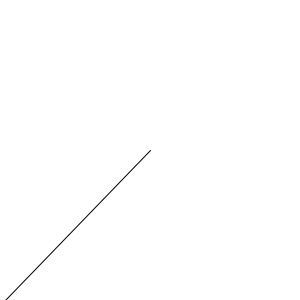
Frame 1 (no input)
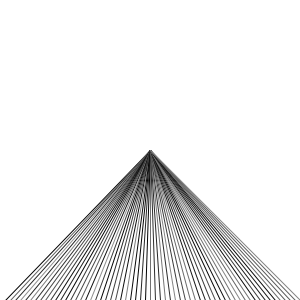
Frame 60 (the mouse pressed at the canvas centre just before this capture)
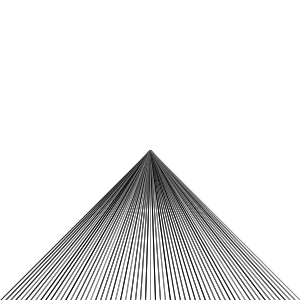
Frame 120 (the mouse held since frame 60 and released just before this capture)

The Processing sketch that drew these frames (run headless with seeded random() and noise(); from frame 60 on, the mouse is pressed at the canvas centre):

// Processing sketch: processing_109784
// ── processing_109784.pde

int x,colour; // declare x and colour

void setup() {
  size(300,300); // define the size of the window
  background(255); // define the colour of the background
  smooth(); // make the edges of the lines become smooth
  frameRate(100); // make the programme displays 100 frames per second
 ;
}

void draw() {
  x = int(x+5); // 5 units will be added to the x-aixs of the first point when the programme draw the next line
  if (x>300){x=0;} // if the x-axis of the first point exceed the window size, the line will go back to the first line and draw again
  
  line(x, 300, 150, 150); // the coordinate of the line
  
   if (colour==0) { 
   stroke (random(150));// fill the line to grey colourtone
  }
  else if (colour==1) { // 
    stroke (random(255), 0, 0);// fill the line to red colourtone
  }
  else if (colour==2) { 
    stroke (0, random(255), 0);// fill the line to green colourtone
  }
  else if (colour==3) { 
    stroke (0, 0, random(255));// fill the line to blue colourtone
  }  
}

void keyPressed() {
  if (key == '0') {
    colour = 0; // the colour of the line will turn grey when people pressed the key '0'
  }
  else if (key == '1') {
    colour = 1; // the colour of the line will turn red when people pressed the key '1'
  }
  else if (key == '2') {
    colour = 2; // the colour of the line will turn green when people pressed the key '2'
  }
  else if (key == '3') {
    colour = 3; // the colour of the line will turn blue when people pressed the key '3'
  }
  
}
